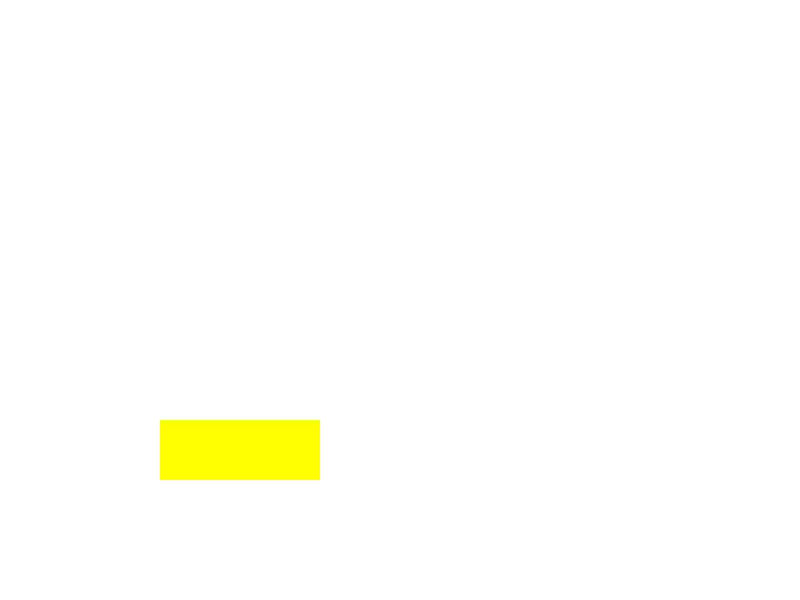

Recreate this plot in MATLAB. (Note: this script raises an error after producing the figure.)
%=============================================================================
% Copyright (c) 2016-present Allan CORNET (Nelson)
%=============================================================================
% This file is part of Nelson.
%=============================================================================
% LICENCE_BLOCK_BEGIN
% SPDX-License-Identifier: LGPL-3.0-or-later
% LICENCE_BLOCK_END
%=============================================================================
% <--ADV-CLI MODE-->
%=============================================================================
fAnchor = figure('Visible', 'off', 'Position', [100 100 200 200], 'Color', [1 1 1]);
annotation('rectangle', [0.2 0.2 0.2 0.1], 'FaceColor', 'yellow', ...
  'Color', 'none', 'Rotation', 90);
drawnow();
anchorFrame = getframe(fAnchor);
anchorData = double(anchorFrame.cdata) / 255;
anchorYellow = anchorData(:, :, 1) > 0.8 & anchorData(:, :, 2) > 0.8 ...
  & anchorData(:, :, 3) < 0.3;
asserts.istrue(any(anchorYellow(:)));
close(fAnchor);
%=============================================================================
